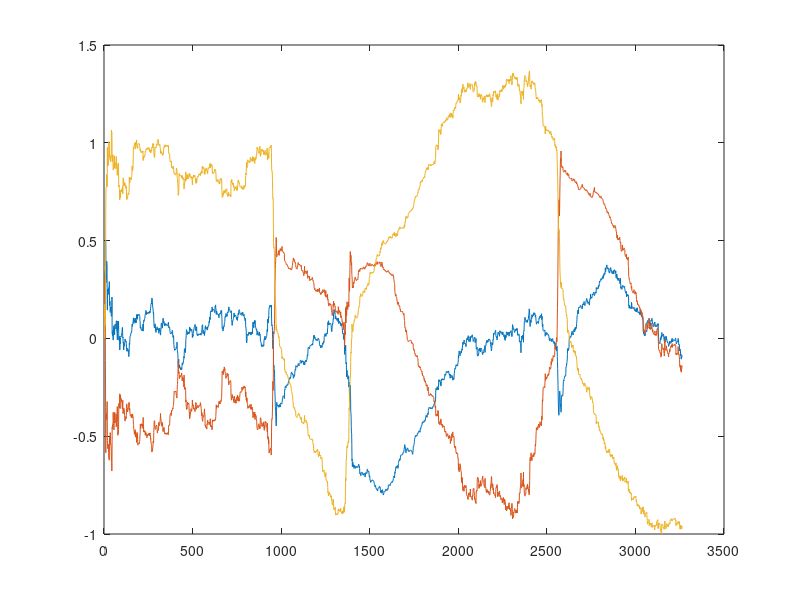

Source code (MATLAB): (Note: this script raises an error after producing the figure.)
%a=[[1 -.9 ];[1 .9];[1 -.99];[1 .9];[1 -.99];[1 .9];[1 -.99]]; 
a=[[1 -.9 .4];[1 .9 0];[1 -1.2728 .81];[1 -.9 0];[1 .9 0]];
y=[];
for i = 1:max(size(a))
    ni=50+floor(rand*1000);
    y=[y,filter(1,a(i,:),randn(1,ni))];
end
plot(y)
N = length(y);
mo=length(a(1,:));
C = zeros(1,mo);
R = eye(mo);
alphaRLS = .99;
ahat = zeros(mo,N);
%% RLS
for i = 1:N
    if i > mo
        C = [y(i-[mo:-1:1])];
    else
        C = zeros(1,mo);
    end
    R = alphaRLS*R + C'*C;
    if i > mo-1
        yhat(i) = C*ahat(:,i-1);
        ahat(:,i) = ahat(:,i-1)+R\(C'*(y(i)-yhat(i)));
    else
        yhat(i) = 0;
        ahat(:,i) = R\(C'*(y(i)-yhat(i)));
    end        
    if rem(i,100)==0
        disp(['RLS iter: ' num2str(i)]);
    end
end
plot(ahat');
shg
%% Calclate the pair-wise errors
E=zeros(N,N);
for i = 1:N
    rindcs = [i-1: -1 :i-mo];
    x0=zeros(size(rindcs));
    x0(find(rindcs>0))=y(rindcs(find(rindcs>0)));
    [yh,e,P,w,Er]=rls_batch([y(i:N)],y(i:N),mo,eye(mo),1,x0);
    EE(i,i:N)=Er;
    if rem(i,100)==0
        disp(['E iter: ' num2str(i)]);
    end
end
E=EE;
M=zeros(1,N);
MI=zeros(1,N);
Const = 2*mo*std(y)^2;
%Batch Segmented LS
for j = 1:N
    [M(j) MI(j)]=min(E(1:j,j)'+Const+[0 M(1:j-1)]); % dynamic programming
end
%Sequentially achievable:
T=zeros(1,N);
TI=zeros(1,N);
MM=zeros(1,N);
MMI=zeros(1,N);
for i=1:N
    for j = 1:i
        [T(j) TI(j)]=min(E(1:j,j)'+Const+[0 T(1:j-1)]);
    end
    MM(i)=T(i);
    MMI(i)=TI(i);
end
k=N;
while k>1
    Seg(k:-1:MI(k))=MI(k); %% Start point of segment
    Params(k:-1:MI(k))=k;  %% end of segment
    i = MI(k);
    rindcs = [i-1: -1 :i-mo];
    x0=zeros(size(rindcs));
    x0(find(rindcs>0))=y(rindcs(find(rindcs>0)));
    [yh,e,P,w,Er]=rls_batch([y(i:k)],y(i:k),mo,eye(mo),1,x0);
    wh(i:k,:)=ones(k-i+1,1)*w(end,:);
    k=MI(k)-1;
end
xvec=zeros(1,mo);
for k=1:N,
    yhato(k)=wh(k,:)*xvec(:);
    xvec = [y(k),xvec(1:mo-1)];
end
%% SegRLS-reset RLS
alpha = 1;ahat2=zeros(mo,N);
R=eye(mo);
SeqSeg=ones(1,N);
for i = 1:N
    if i > mo
        C = [y(i-[mo:-1:1])];
    else
        C = zeros(1,mo);
    end
    if (i > 1 && ((MMI(i)-MMI(i-1))>20))
        R=C'*C+eye(mo); % reset rls here
        SeqSeg(i:end)=i;
    else
        R = alpha*R + C'*C; % dont reset
    end
    if i > mo-1
        yhat2(i) = C*ahat2(:,i-1);
        ahat2(:,i) = ahat2(:,i-1)+R\(C'*(y(i)-yhat2(i)));
    else
        yhat2(i) = 0;
        ahat2(:,i) = R\(C'*(y(i)-yhat2(i)));
    end        
    if rem(i,100)==0
        disp(['RLS2 iter: ' num2str(i)]);
    end
end
N=max(size(TI));
figure(1)
plot([cumsum((y-yhat).^2)'./[1:N]' cumsum((y-yhat2).^2)'./[1:N]' ...
    cumsum((y-yhato).^2)'./[1:N]'])
legend(sprintf('RLS memory %2.2f',alphaRLS),...
    sprintf('Segmented RLS-informed RLS memory %2.2f',alpha),...
    sprintf('Segmented RLS optimal model'))
ylabel('Mean Squared Accumulated Prediction Error')
xlabel('Samples')
figure(2)
plot([y' Seg'/50 -SeqSeg'/50, Params'/50])
xlabel('Samples')
ylabel('piecewise stationary sequence / optimal segments');
legend('switching AR(2) process','optimal segmented least squares',...
    'sequential segmented least squares')
